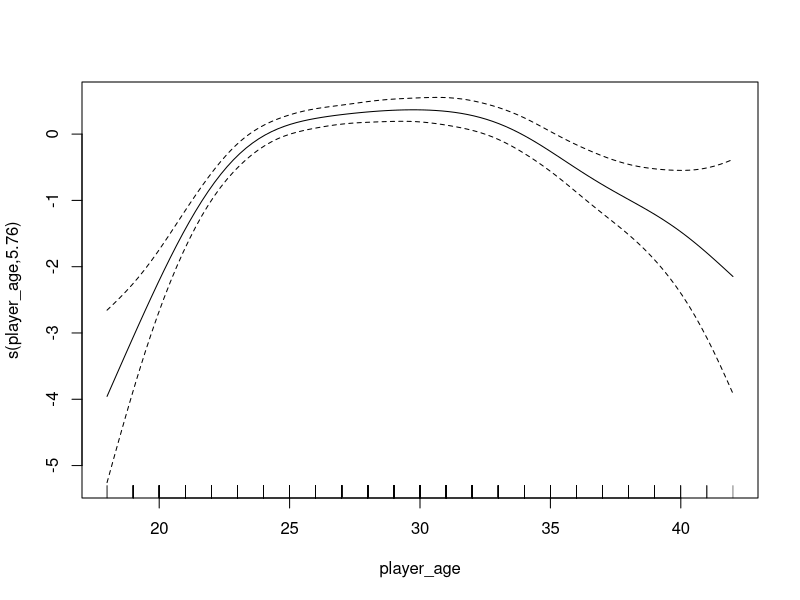

Write R code to recreate this figure.
library(tidyverse)
library(mgcv)

data = read_csv("bat_speed_23-25.csv") 

data_clean = data %>% 
  drop_na() %>% 
  filter(between(player_age, 20, 40))

colnames(data_clean)[1] = "player_name" 

min_max_age = data_clean %>% 
  group_by(player_id) %>% 
  summarize(
    max_age = max(player_age), 
    min_age = min(player_age)
  ) 

data_clean = data_clean %>% 
  left_join(
    min_max_age, by = "player_id"
  ) 

write_csv(data_clean, "bat_speed_df.csv") 

players = unique(data_clean$player_id) 
year_grid = expand.grid(year = c(2023,2024,2025), player_id = players)
year_grid = year_grid %>% 
  left_join(data_clean, by = c("year", "player_id"))

year_grid = year_grid %>% 
  group_by(player_id) %>% 
  mutate(
    player_age = case_when(
      is.na(player_age) & !is.na(lead(player_age)) ~ lead(player_age) - 1, 
      is.na(player_age) & !is.na(lag(player_age)) ~ lag(player_age) + 1, 
      is.na(player_age) & is.na(lead(player_age)) & !is.na(lead(player_age, n=2)) ~ lead(player_age, n=2) - 2, 
      is.na(player_age) & is.na(lag(player_age)) & !is.na(lag(player_age, n=2)) ~ lag(player_age, n=2) + 2, 
      .default = player_age
    )
  ) %>% 
  ungroup() 

year_grid = year_grid %>% 
  mutate(
    observed = if_else(is.na(avg_swing_speed), 0, 1)
  )

write_csv(year_grid, "bat_speed_heckman.csv") 


# the effect of age on observing a player 
age_model = gam(observed ~ s(player_age), data = year_grid, family = "binomial")
summary(age_model) 
plot(age_model) 

# less likely to observe younger AND older players 
# the effect of age on observing is like an upside-down U

